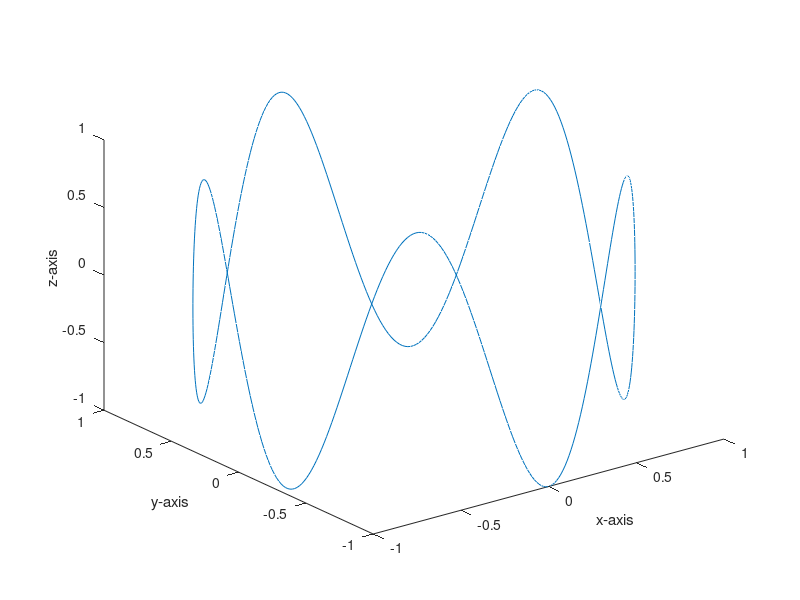

MATLAB code to generate this figure:
clear all
clc
t=linspace(0,2*pi,500);
x=cos(t);
y=sin(t);
z=sin(5*t);
comet3(x,y,z);
plot3(x,y,z);
xlabel('x-axis');
ylabel('y-axis');
zlabel('z-axis');